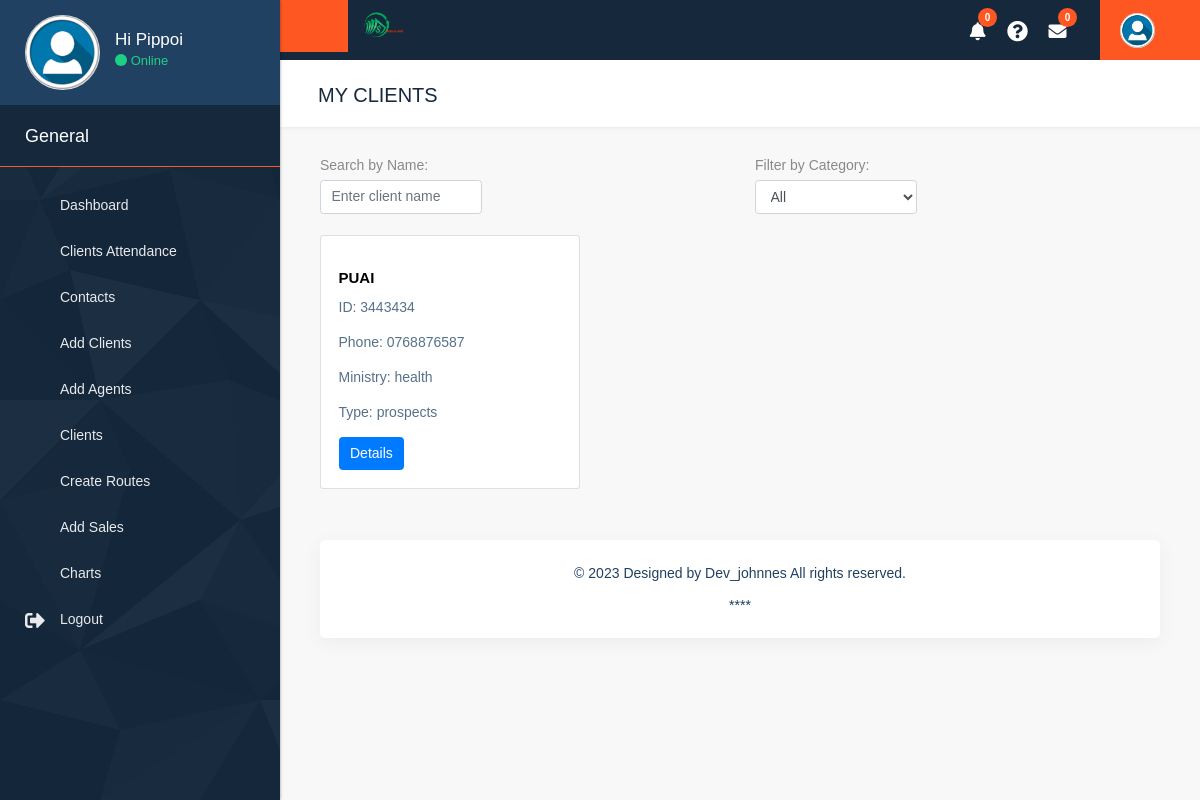
The page /client-list/ (signed in) on the database as committed earlier.
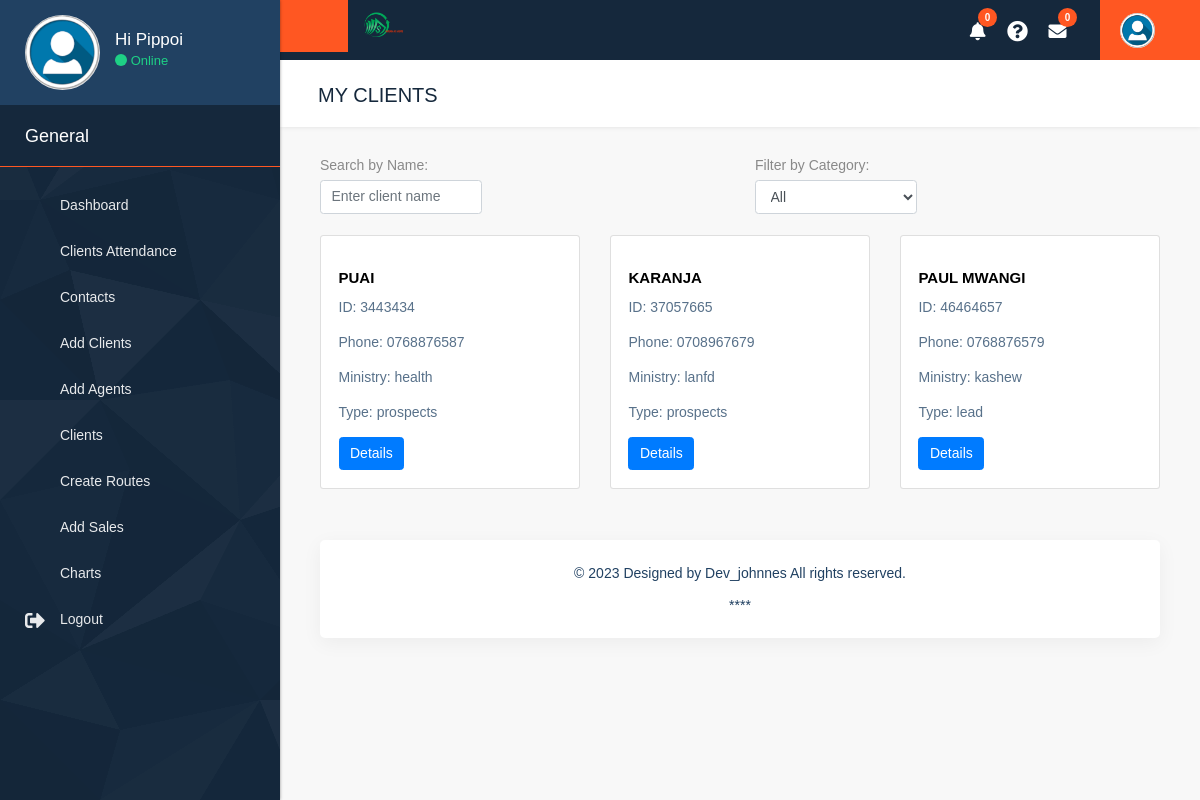
The same page on the database as committed later.
### accounts/models.py (models this page shows, shortened)
class User(AbstractUser):
    email = models.EmailField(unique=True)
    is_member = models.BooleanField(default=False)
    is_vendor = models.BooleanField(default=False)
    is_management = models.BooleanField(default=False)

class Client(models.Model):
    user = models.ForeignKey(User, on_delete=models.CASCADE, blank=True, null=True)
    client_fullname = models.CharField(max_length=255)
    id_number = models.CharField(
                max_length=8,  # Allow up to 8 characters
                unique=True,
                validators=[
                    RegexValidator(
                        regex=r'^[0-9]{7,8}$',  # Only digits, 7 to 8 characters
                        message='ID number must be 7 to 8 digits long.',
                    ),
                ]
            )
    phone_number = models.CharField(
                max_length=12,  # Allow up to 12 characters
                validators=[
                    RegexValidator(
                        regex=r'^[0-9]{10,12}$',  # Only digits, 10 to 12 characters
                        message='Phone number must be 10 to 12 digits long.',
                    ),
                ]
            )
    ministry = models.CharField(max_length=255)
    TYPE_CHOICES = (
        ('prospects', 'Prospects'),
        ('lead', 'Lead'),
        ('conversion', 'Conversion'),
    )
    type = models.CharField(max_length=20, choices=TYPE_CHOICES)
    pf_number = models.CharField(max_length=255, blank=True, null=True)
    amount = models.DecimalField(max_digits=10, decimal_places=2, blank=True, null=True)
    comment = models.TextField(blank=True, null=True)
    pf_number_conversion = models.CharField(max_length=255, blank=True, null=True)
    password = models.CharField(max_length=255, blank=True, null=True)
    amount_applied = models.DecimalField(max_digits=10, decimal_places=2, blank=True, null=True)
    date_field = models.DateField(blank=True, null=True)
    comment_conversion = models.TextField(blank=True, null=True)
    TYPE_LOAN_CHOICES = (
        ('refinance', 'Refinance'),
        ('topup', 'Top-Up'),
        ('buyoff', 'Buy-Off'),
    )
    type_loan_qualify = models.CharField(max_length=20, choices=TYPE_LOAN_CHOICES, blank=True, null=True)

### accounts/views.py (the view)
# urls.py: path('client-list/', views.client_list_view, name='client-list'),
@login_required
@management_required
def client_list_view(request):
    clients = Client.objects.all()
    context = {'clients': clients}
    return render(request, 'management/client_list.html', context)

### accounts/templates/management/client_list.html (shortened to what this page needs)
{% extends 'management/base.html' %}
{% load static %}
{% block page_title %}MY CLIENTS{% endblock %}
{% block content %}
  <div class="row">
    <div class="col-md-6 mb-4">
      <label for="nameFilter">Search by Name:</label>
      <input type="text" id="nameFilter" class="form-control rounded-pill glowing-border" style="width: 40%;" placeholder="Enter client name">
    </div>
    <div class="col-md-6 mb-4">
      <label for="categoryFilter">Filter by Category:</label>
      <select id="categoryFilter" class="form-control" style="width: 40%;">
        <option value="all">All</option>
      </select>
    </div>
    {% for client in clients %}
      <div class="col-md-4 mb-4 client-card" data-category="{{ client.type }}" data-name="{{ client.client_fullname }}">
        <div class="card">
          <div class="card-icon">
          </div>
          <div class="card-body">
            <h5 class="card-title">{{ client.client_fullname }}</h5>
            <p class="card-text">ID: {{ client.id_number }}</p>
            <p class="card-text">Phone: {{ client.phone_number }}</p>
            <p class="card-text">Ministry: {{ client.ministry }}</p>
            <p class="card-text">Type: {{ client.type }}</p>
            <a href="{% url 'client_details' client.pk %}" class="btn btn-primary">Details</a>
          </div>
        </div>
      </div>
    {% endfor %}
  </div>
</div>
{% endblock %}

### accounts/templates/management/base.html (shortened to what this page needs)
{% load static %}
<!DOCTYPE html>
<html lang="en">
<head>
    <link rel="stylesheet" href="https://cdnjs.cloudflare.com/ajax/libs/font-awesome/5.15.3/css/all.min.css">
    <link rel="stylesheet" href="{% static 'css/bootstrap.min.css' %}" />
    <link rel="stylesheet" href="{% static 'css/style.css' %}" />
    <link rel="stylesheet" href="{% static 'css/responsive.css' %}" />
    <link rel="stylesheet" href="{% static 'css/bootstrap-select.css' %}" />
    <link rel="stylesheet" href="{% static 'css/perfect-scrollbar.css' %}" />
    <link rel="stylesheet" href="{% static 'css/animate.css' %}">
    <link rel="stylesheet" href="{% static 'css/flaticon.css' %}">
    <link rel="stylesheet" href="{% static 'css/font-awesome.min.css' %}">
    <link rel="stylesheet" href="{% static 'css/custom.css' %}" />
</head>
<body class="dashboard dashboard_1">
<div class="full_container">
    <div class="inner_container">
        <nav id="sidebar">
            <div class="sidebar_blog_1">
                <div class="sidebar_user_info">
                    <div class="user_profle_side">
                        <div class="user_img"><img class="img-responsive" src="{% static 'images/layout_img/user_img.jpg' %}" alt="#" /></div>
                        <div class="user_info">
                            <h6>Hi {{user.first_name.title|default:'Guest'}}</h6>
                            <p><span class="online_animation"></span> Online</p>
                        </div>
                    </div>
                </div>
            </div>
            <div class="sidebar_blog_2">
                <h4>General</h4>
                <ul class="list-unstyled components">
                    <li>
                        <a href="{% url 'management_dashboard' %}">
                            <i class="fa fa-star"></i> <span>Dashboard</span>
                        </a>
                    </li>
                    <li>
                        <a href="{% url 'calendar_view' %}">
                            <i class="fa fa-calendar"></i> <span>Clients Attendance </span>
                        </a>
                    </li>
                    <li>
                        <a href="#">
                            <i class="fa fa-paper-plane red_color"></i> <span>Contacts</span>
                        </a>
                    </li>
                    <li>
                        <a href="{% url 'add_client' %}">
                            <i class="fa fa-user-plus"></i> <span>Add Clients</span>
                        </a>
                    </li>
                    <li>
                        <a href="{% url 'add_client' %}">
                            <i class="fa fa-user-plus"></i> <span>Add Agents</span>
                        </a>
                    </li>
                    <li>
                        <a href="{% url 'user_clients' %}">
                            <i class="fa fa-users"></i> <span>Clients</span>
                        </a>
                    </li>
                    <li>
                        <a href="{% url 'create_route_plan' %}">
                            <i class="fa fa-users"></i> <span>Create Routes</span>
                        </a>
                    </li>
                    <li>
                        <a href="{% url 'add_sale' %}">
                            <i class="fa fa-user-plus"></i> <span>Add Sales</span>
                        </a>
                    </li>
                    <li><a href="{% url 'charts_page' %}"><i class="fa fa-bar-chart-o green_color"></i> <span>Charts</span></a></li>
                    <li>
                      <a href="{% url 'logout' %}">
                          <i class="fas fa-sign-out-alt"></i> <span>Logout</span>
                      </a>
                  </li>
                </ul>
            </div>
        </nav>
        <div id="content">
            <div class="topbar">
                <nav class="navbar navbar-expand-lg navbar-light">
                    <div class="full">
                        <button type="button" id="sidebarCollapse" class="sidebar_toggle"><i class="fa fa-bars"></i></button>
                        <div class="logo_section">
                            <a href="#"><img class="img-responsive" src="{% static 'images/logos/logo.png' %}" alt="#" /></a>
                        </div>
                        <div class="right_topbar">
                            <div class="icon_info">
                              <ul>
                                <li><a href="#"><i class="fas fa-bell"></i><span class="badge">0</span></a></li>
                                <li><a href="#"><i class="fas fa-question-circle"></i></a></li>
                                <li><a href="#"><i class="fas fa-envelope"></i><span class="badge">0</span></a></li>
                            </ul>
                                <ul class="user_profile_dd">
                                    <li>
                                        <a class="dropdown-toggle" data-toggle="dropdown"><img class="img-responsive rounded-circle" src="{% static 'images/layout_img/user_img.jpg' %}" alt="#" /></a>
                                    </li>
                                </ul>
                            </div>
                        </div>
                    </div>
                </nav>
            </div>
            <div class="midde_cont">
                <div class="container-fluid">
                    <div class="row column_title">
                        <div class="col-md-12">
                            <div class="page_title">
                                <h2>{% block page_title %}{% endblock %}</h2>
                            </div>
                        </div>
                    </div>
                    {% block content %}{% endblock %}
                    <div class="container-fluid">
                        <div class="footer">
                            <p>&copy; {% now "Y" %} Designed by Dev_johnnes All rights reserved.<br><br> ****</p>
                        </div>
                    </div>
                </div>
            </div>
        </div>
    </div>
</body>
</html>

### static/css/perfect-scrollbar.css (style rules this page uses)
.ps { overflow: hidden !important; overflow-anchor: none; -ms-overflow-style: none; touch-action: auto; -ms-touch-action: auto; }

Rows that differ between the two databases and show on the page:
added Client: client_fullname "KARANJA", id_number "37057665", phone_number "0708967679", ministry "lanfd", type "prospects"
added Client: client_fullname "PAUL MWANGI", id_number "46464657", phone_number "0768876579", ministry "kashew", type "lead"
